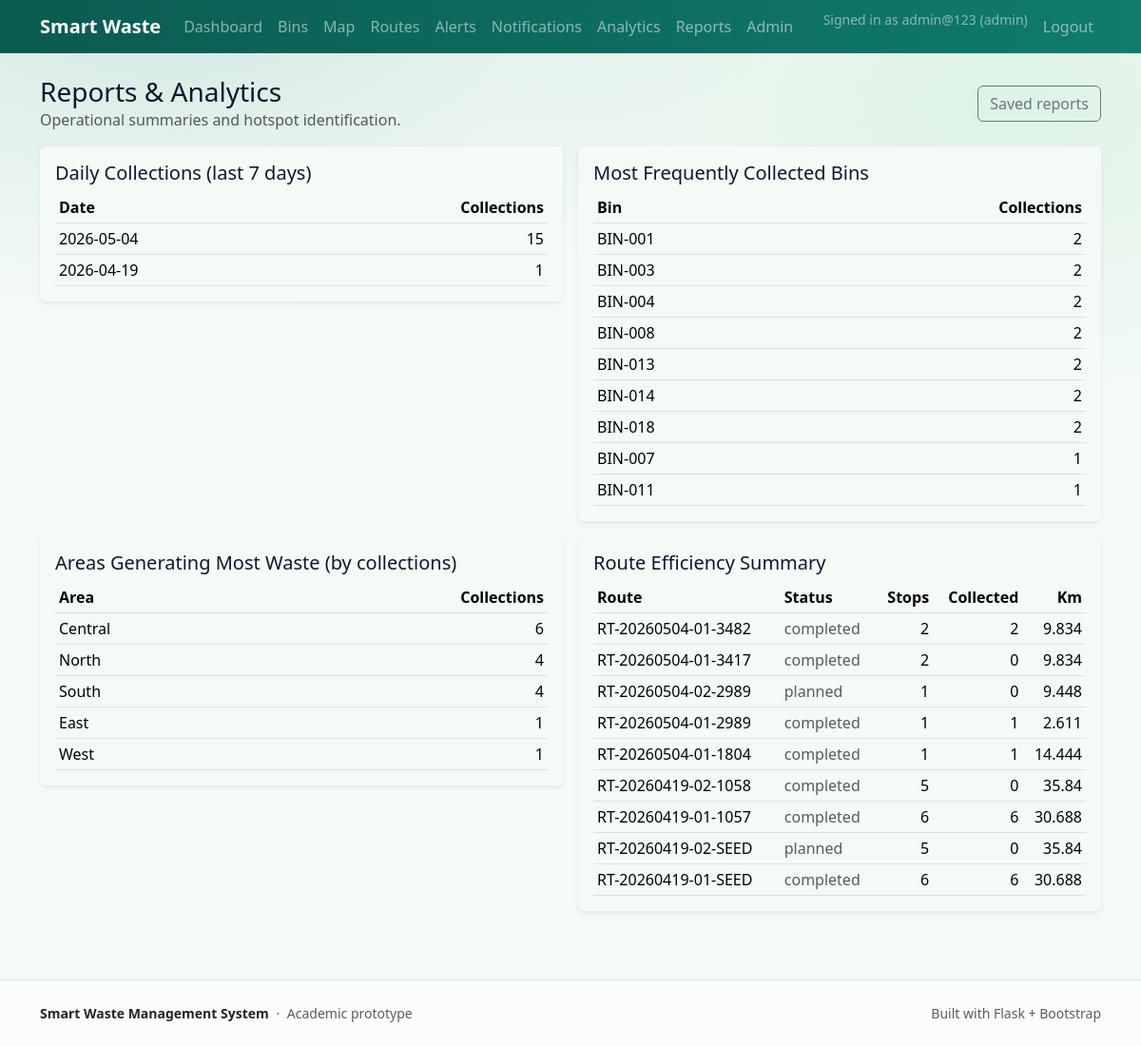
The page /admin/reports (signed in) on the database its author committed.
### app/models.py (models this page shows, shortened)
class User(db.Model, UserMixin):
    __tablename__ = "users"
    id = db.Column(db.Integer, primary_key=True)
    username = db.Column(db.String(50), unique=True, nullable=False, index=True)
    email = db.Column(db.String(120), unique=True, nullable=True, index=True)
    first_name = db.Column(db.String(80), nullable=True)
    last_name = db.Column(db.String(80), nullable=True)
    phone_number = db.Column(db.String(30), nullable=True)
    employee_id = db.Column(db.String(50), unique=True, nullable=True, index=True)
    password_hash = db.Column(db.String(255), nullable=False)
    role = db.Column(db.String(20), nullable=False, default="user")  # admin|worker|user (legacy: collector|public)
    is_active = db.Column(db.Boolean, nullable=False, default=True)
    created_at = db.Column(db.DateTime(timezone=True), nullable=False, default=utcnow)
    last_login_at = db.Column(db.DateTime(timezone=True), nullable=True)
    trucks = db.relationship("Truck", back_populates="driver", lazy="dynamic")
    created_routes = db.relationship("Route", foreign_keys="Route.created_by_id", lazy="dynamic")
    @property
    def is_admin(self) -> bool:
        return self.canonical_role == "admin"
    @property
    def is_worker(self) -> bool:
        return self.canonical_role == "worker"
    @property
    def is_collector(self) -> bool:
        return self.is_worker
    @property
    def canonical_role(self) -> str:
        if self.role == "collector":
            return "worker"
        if self.role == "public":
            return "user"
        return self.role

class Bin(db.Model):
    __tablename__ = "bins"
    id = db.Column(db.Integer, primary_key=True)
    bin_code = db.Column(db.String(30), unique=True, nullable=False, index=True)
    location_name = db.Column(db.String(140), nullable=False)
    area = db.Column(db.String(80), nullable=True, index=True)
    latitude = db.Column(db.Float, nullable=False)
    longitude = db.Column(db.Float, nullable=False)
    waste_type = db.Column(db.String(30), nullable=False, default="General")
    fill_level = db.Column(db.Integer, nullable=False, default=0)  # 0..100
    status = db.Column(db.String(20), nullable=False, default="Empty")  # Empty|Moderate|Full|Overflow
    last_updated_at = db.Column(db.DateTime(timezone=True), nullable=False, default=utcnow)
    readings = db.relationship("SensorReading", back_populates="bin", lazy="dynamic", cascade="all, delete-orphan")
    alerts = db.relationship("Alert", back_populates="bin", lazy="dynamic", cascade="all, delete-orphan")

class Route(db.Model):
    __tablename__ = "routes"
    id = db.Column(db.Integer, primary_key=True)
    route_code = db.Column(db.String(30), unique=True, nullable=False, index=True)
    date_for = db.Column(db.Date, nullable=False)
    algorithm = db.Column(db.String(50), nullable=False, default="Greedy Nearest-Neighbor (Urgency Weighted)")
    status = db.Column(db.String(20), nullable=False, default="planned")  # planned|in_progress|completed
    total_distance_km = db.Column(db.Float, nullable=True)
    created_at = db.Column(db.DateTime(timezone=True), nullable=False, default=utcnow)
    created_by_id = db.Column(db.Integer, db.ForeignKey("users.id"), nullable=True)
    created_by = db.relationship("User", foreign_keys=[created_by_id])
    truck_id = db.Column(db.Integer, db.ForeignKey("trucks.id"), nullable=True)
    truck = db.relationship("Truck", back_populates="routes")
    driver_id = db.Column(db.Integer, db.ForeignKey("users.id"), nullable=True)
    driver = db.relationship("User", foreign_keys=[driver_id])
    stops = db.relationship("RouteStop", back_populates="route", order_by="RouteStop.seq", cascade="all, delete-orphan")

### app/blueprints/admin/routes.py (the view)
@bp.get("/reports")
@login_required
@role_required("admin")
def reports():
    from sqlalchemy import case, func
    day_col = func.date(CollectionEvent.collected_at).label("day")
    daily = (
        db.session.query(day_col, func.count(CollectionEvent.id))
        .group_by(day_col)
        .order_by(day_col.desc())
        .limit(7)
        .all()
    )
    top_bins = (
        db.session.query(Bin.bin_code, func.count(CollectionEvent.id).label("cnt"))
        .join(CollectionEvent, CollectionEvent.bin_id == Bin.id)
        .group_by(Bin.bin_code)
        .order_by(func.count(CollectionEvent.id).desc())
        .limit(10)
        .all()
    )
    top_areas = (
        db.session.query(Bin.area, func.count(CollectionEvent.id).label("cnt"))
        .join(CollectionEvent, CollectionEvent.bin_id == Bin.id)
        .group_by(Bin.area)
        .order_by(func.count(CollectionEvent.id).desc())
        .limit(10)
        .all()
    )
    route_summary = (
        db.session.query(
            Route.route_code,
            Route.status,
            Route.total_distance_km,
            func.count(RouteStop.id).label("stops"),
            func.sum(case((RouteStop.status == "collected", 1), else_=0)).label("collected"),
        )
        .outerjoin(RouteStop, RouteStop.route_id == Route.id)
        .group_by(Route.id)
        .order_by(Route.created_at.desc())
        .limit(10)
        .all()
    )
    return render_template(
        "admin/reports.html",
        daily=daily,
        top_bins=top_bins,
        top_areas=top_areas,
        route_summary=route_summary,
    )

### app/models.py (called while the page is built)
@login_manager.user_loader
def load_user(user_id: str):
    try:
        return db.session.get(User, int(user_id))
    except Exception:
        return None

### app/utils/security.py (called while the page is built)
def _canonical_role(role: str) -> str:
    return _ROLE_ALIASES.get((role or "").strip(), (role or "").strip())

def role_required(*roles: str):
    def decorator(view_fn):
        @wraps(view_fn)
        def wrapped(*args, **kwargs):
            if not current_user.is_authenticated:
                abort(401)
            allowed = {_canonical_role(r) for r in roles}
            if _canonical_role(getattr(current_user, "role", "")) not in allowed:
                abort(403)
            return view_fn(*args, **kwargs)
        return wrapped
    return decorator

### app/templates/admin/reports.html (shortened to what this page needs)
{% extends "shared/layout.html" %}
{% block content %}
<div class="container py-4">
  <div class="d-flex align-items-center justify-content-between mb-3">
    <div>
      <h1 class="h3 mb-0">Reports & Analytics</h1>
      <div class="text-muted">Operational summaries and hotspot identification.</div>
    </div>
    <div class="d-flex gap-2">
      <a class="btn btn-outline-secondary" href="{{ url_for('admin.saved_reports') }}">Saved reports</a>
    </div>
  </div>
  <div class="row g-3">
    <div class="col-lg-6">
      <div class="card shadow-sm border-0">
        <div class="card-body">
          <h2 class="h5">Daily Collections (last 7 days)</h2>
          {% if daily %}
            <table class="table table-sm mb-0">
              <thead><tr><th>Date</th><th class="text-end">Collections</th></tr></thead>
              <tbody>
                {% for d,c in daily %}
                  <tr><td>{{ d }}</td><td class="text-end">{{ c }}</td></tr>
                {% endfor %}
              </tbody>
            </table>
          {% else %}
            <div class="text-muted">No collection events recorded yet.</div>
          {% endif %}
        </div>
      </div>
    </div>
    <div class="col-lg-6">
      <div class="card shadow-sm border-0">
        <div class="card-body">
          <h2 class="h5">Most Frequently Collected Bins</h2>
          {% if top_bins %}
            <table class="table table-sm mb-0">
              <thead><tr><th>Bin</th><th class="text-end">Collections</th></tr></thead>
              <tbody>
                {% for code,cnt in top_bins %}
                  <tr><td>{{ code }}</td><td class="text-end">{{ cnt }}</td></tr>
                {% endfor %}
              </tbody>
            </table>
          {% else %}
            <div class="text-muted">No data yet.</div>
          {% endif %}
        </div>
      </div>
    </div>
    <div class="col-lg-6">
      <div class="card shadow-sm border-0">
        <div class="card-body">
          <h2 class="h5">Areas Generating Most Waste (by collections)</h2>
          {% if top_areas %}
            <table class="table table-sm mb-0">
              <thead><tr><th>Area</th><th class="text-end">Collections</th></tr></thead>
              <tbody>
                {% for area,cnt in top_areas %}
                  <tr><td>{{ area or 'Unknown' }}</td><td class="text-end">{{ cnt }}</td></tr>
                {% endfor %}
              </tbody>
            </table>
          {% else %}
            <div class="text-muted">No data yet.</div>
          {% endif %}
        </div>
      </div>
    </div>
    <div class="col-lg-6">
      <div class="card shadow-sm border-0">
        <div class="card-body">
          <h2 class="h5">Route Efficiency Summary</h2>
          {% if route_summary %}
            <table class="table table-sm mb-0">
              <thead><tr><th>Route</th><th>Status</th><th class="text-end">Stops</th><th class="text-end">Collected</th><th class="text-end">Km</th></tr></thead>
              <tbody>
                {% for code,status,km,stops,collected in route_summary %}
                  <tr>
                    <td>{{ code }}</td>
                    <td class="text-muted">{{ status }}</td>
                    <td class="text-end">{{ stops }}</td>
                    <td class="text-end">{{ collected or 0 }}</td>
                    <td class="text-end">{{ km or '-' }}</td>
                  </tr>
                {% endfor %}
              </tbody>
            </table>
          {% else %}
            <div class="text-muted">No routes generated yet.</div>
          {% endif %}
        </div>
      </div>
    </div>
  </div>
</div>
{% endblock %}

### app/templates/shared/nav.html (shortened to what this page needs)
{% set user = current_user if current_user.is_authenticated else None %}
<nav class="navbar navbar-expand-lg navbar-dark app-nav">
  <div class="container">
    <a class="navbar-brand fw-semibold" href="{{ url_for('public.dashboard') if user else url_for('public.landing') }}">Smart Waste</a>
    <div class="collapse navbar-collapse" id="navMain">
      <ul class="navbar-nav me-auto mb-2 mb-lg-0">
        <li class="nav-item"><a class="nav-link" href="{{ url_for('public.dashboard') }}">Dashboard</a></li>
        <li class="nav-item"><a class="nav-link" href="{{ url_for('public.bins') }}">Bins</a></li>
        <li class="nav-item"><a class="nav-link" href="{{ url_for('public.map_view') }}">Map</a></li>
        {% if user and user.is_admin %}
          <li class="nav-item"><a class="nav-link" href="{{ url_for('admin.routes_list') }}">Routes</a></li>
          <li class="nav-item"><a class="nav-link" href="{{ url_for('admin.alerts') }}">Alerts</a></li>
          <li class="nav-item"><a class="nav-link" href="{{ url_for('admin.notifications') }}">Notifications</a></li>
          <li class="nav-item"><a class="nav-link" href="{{ url_for('admin.analytics') }}">Analytics</a></li>
          <li class="nav-item"><a class="nav-link" href="{{ url_for('admin.reports') }}">Reports</a></li>
          <li class="nav-item"><a class="nav-link" href="{{ url_for('admin.admin_home') }}">Admin</a></li>
        {% endif %}
      </ul>
      <ul class="navbar-nav ms-auto">
        {% if not user %}
          <li class="nav-item"><a class="nav-link" href="{{ url_for('auth.login') }}">Login</a></li>
          <li class="nav-item"><a class="nav-link" href="{{ url_for('auth.register') }}">Sign up</a></li>
        {% else %}
          <li class="nav-item"><span class="navbar-text small text-white-50 me-2">Signed in as {{ user.username }} ({{ user.canonical_role }})</span></li>
          <li class="nav-item"><a class="nav-link" href="{{ url_for('auth.logout') }}">Logout</a></li>
        {% endif %}
      </ul>
    </div>
  </div>
</nav>

### app/static/css/app.css (style rules this page uses)
:root { --sw-primary: #0b5b50; --sw-primary-2: #0f7b6c; --sw-accent: #16a34a; --sw-bg: #f4fbf7; --sw-surface: #ffffff; --sw-ink: #0f172a; --sw-muted: #475569; --sw-border: rgba(2, 6, 23, .10); --app-green: var(--sw-primary-2); --app-green-dark: var(--sw-primary); --app-accent: #a7f3d0; --app-bg: var(--sw-bg); --app-ink: var(--sw-ink); --app-muted: var(--sw-muted); --bs-primary: var(--sw-primary); --bs-primary-rgb: 11, 91, 80; --bs-success: var(--sw-accent); --bs-success-rgb: 22, 163, 74; --bs-body-bg: var(--sw-bg); --bs-body-color: var(--sw-ink); --bs-link-color: var(--sw-primary-2); --bs-link-color-rgb: 15, 123, 108; --bs-link-hover-color: var(--sw-primary); --bs-border-color: var(--sw-border); }
.bg-app { background: radial-gradient(1200px 600px at 15% 0%, rgba(15,123,108,.14), transparent 55%), radial-gradient(900px 520px at 88% 10%, rgba(22,163,74,.10), transparent 60%), var(--sw-bg); color: var(--sw-ink); }
.app-nav { background: linear-gradient(90deg, var(--app-green-dark), var(--app-green)); }
.navbar .nav-link { opacity:.95; }

### rows shown on the page
User: username "admin@123", canonical_role "admin"
Bin: bin_code "BIN-001", cnt "2"
Bin: bin_code "BIN-003", cnt "2"
Bin: bin_code "BIN-004", cnt "2", area "North", id "4"
Bin: bin_code "BIN-008", cnt "2", area "South", fill_level "4"
Bin: bin_code "BIN-013", cnt "2"
Bin: bin_code "BIN-014", fill_level "2"
Bin: bin_code "BIN-018", cnt "2"
Bin: bin_code "BIN-007", cnt "1"
Bin: bin_code "BIN-011", cnt "1"
Route: route_code "RT-20260504-01-3482", status "completed", driver "2", total_distance_km "9.834"
Route: route_code "RT-20260504-01-3417", status "completed", driver "2", collected "0", total_distance_km "9.834"
Route: route_code "RT-20260504-02-2989", status "planned", created_by "1", collected "0", total_distance_km "9.448"
Route: route_code "RT-20260504-01-2989", status "completed", stops "1", collected "1", total_distance_km "2.611"
Route: route_code "RT-20260504-01-1804", status "completed", stops "1", collected "1", total_distance_km "14.444"
Route: route_code "RT-20260419-02-1058", status "completed", stops "5", collected "0", total_distance_km "35.84"
Route: route_code "RT-20260419-01-1057", status "completed", stops "6", collected "6", total_distance_km "30.688"
Route: route_code "RT-20260419-02-SEED", status "planned", stops "5", collected "0", total_distance_km "35.84"
Route: route_code "RT-20260419-01-SEED", status "completed", stops "6", collected "6", total_distance_km "30.688"

### other values the page prints
{{ d }} "2026-05-04" "2026-04-19"
{{ c }} "15" "1"
{{ area or 'Unknown' }} "Central" "East" "West"
{{ cnt }} "6" "1" "1"
